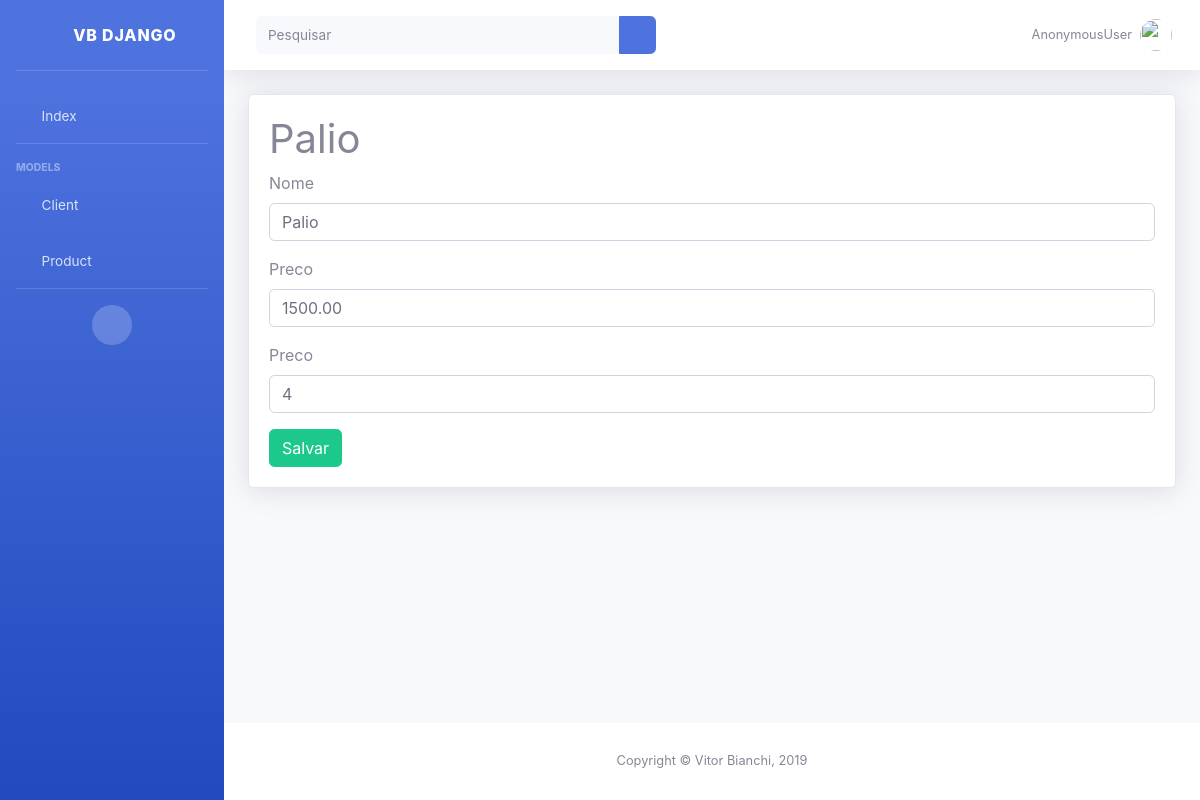
The app's page /product/3 with its own data.
### core/models.py (models this page shows)
class Product(models.Model):
    nome  = models.CharField('Nome', max_length=100)
    preco = models.DecimalField('Preço', decimal_places=2, max_digits=10)
    estoque = models.IntegerField('Quantidade em Estoque')
    def __str__(self):
        return self.nome

### core/views.py (the view)
# urls.py: path('product/<int:id>', product, name="product")
def product(request, id):
    query = get_object_or_404(Product, id=id)
    context = {
        'product': query
    }
    return render(request, 'product.html', context)

### core/templates/product.html (shortened to what this page needs)
{% load static %}
<!DOCTYPE html>
<html lang="pt-br">
<head>
    <link rel="stylesheet" href="{% static 'vendor/fontawesome-free/css/all.min.css' %}">
    <link rel="stylesheet" href="{% static 'css/style.css' %}">
</head>
<body id="page-top">
    <div id="wrapper">
        <ul class="navbar-nav bg-gradient-primary sidebar sidebar-dark accordion" id="accordionSidebar">
            <a class="sidebar-brand d-flex align-items-center justify-content-center" href="index.html">
                <div class="sidebar-brand-icon rotate-n-15">
                    <i class="fas fa-laugh-wink"></i>
                </div>
                <div class="sidebar-brand-text mx-3"> VB Django </div>
            </a>
            <hr class="sidebar-divider">
            <li class="nav-item">
                <a class="nav-link" href="{% url 'index' %}">
                    <i class="fas fa-fw fa-tachometer-alt"></i>
                    <span>Index</span>
                </a>
            </li>
            <hr class="sidebar-divider">
            <div class="sidebar-heading">
                Models
            </div>
            <li class="nav-item">
                <a class="nav-link" href="#">
                    <i class="fas fa-fw fa-cog"></i>
                    <span>Client</span>
                </a>
            </li>
            <li class="nav-item">
                <a class="nav-link" href="#">
                    <i class="fas fa-fw fa-wrench"></i>
                    <span>Product</span>
                </a>
            </li>
            <hr class="sidebar-divider d-none d-md-block">
            <div class="text-center d-none d-md-inline">
                <button class="rounded-circle border-0" id="sidebarToggle"></button>
            </div>
        </ul>
        <div id="content-wrapper" class="d-flex flex-column">
            <div id="content">
                <nav class="navbar navbar-expand navbar-light bg-white topbar mb-4 static-top shadow">
                    <form class="d-none d-sm-inline-block form-inline mr-auto ml-md-3 my-2 my-md-0 mw-100 navbar-search">
                        <div class="input-group">
                            <input type="text" class="form-control bg-light border-0 small" placeholder="Pesquisar" aria-label="Search" aria-describedby="basic-addon2">
                            <div class="input-group-append">
                                <button class="btn btn-primary" type="button">
                                    <i class="fas fa-search fa-sm"></i>
                                </button>
                            </div>
                        </div>
                    </form>
                    <ul class="navbar-nav ml-auto">
                        <li class="nav-item dropdown no-arrow">
                            <a class="nav-link" href="#" id="userDropdown" role="button" data-toggle="dropdown" aria-haspopup="true" aria-expanded="false">
                                <span class="mr-2 d-none d-lg-inline text-gray-600 small">{{ user }}</span>
                                <img class="img-profile rounded-circle" src="https://source.unsplash.com/QAB-WJcbgJk/60x60">
                            </a>
                        </li>
                    </ul>
                </nav>
                <div class="container-fluid">
                    <div class="card shadow mb-4">
                        <div class="card-body">
                            <h1>{{ product }}</h1>
                            <form>
                                <div class="form-group">
                                    <label for="nomeproduto">Nome</label>
                                    <input type="text" class="form-control" id="nomeproduto" value="{{ product }}" >
                                </div>
                                <div class="form-group">
                                    <label for="precoproduto">Preco</label>
                                    <input type="text" class="form-control" id="precoproduto" value="{{ product.preco }}">
                                </div>
                                <div class="form-group">
                                    <label for="precoproduto">Preco</label>
                                    <input type="text" class="form-control" id="precoproduto" value="{{ product.estoque }}">
                                </div>
                                <div class="row">
                                    <div class="col align-left">
                                        <button type="submit" class="btn btn-success">Salvar</button>
                                    </div>
                                </div>
                              </form>
                        </div>
                    </div>
                </div>
            </div>
            <footer class="sticky-footer bg-white">
                <div class="container my-auto">
                    <div class="copyright text-center my-auto">
                        <span>Copyright &copy; Vitor Bianchi, 2019</span>
                    </div>
                </div>
            </footer>
        </div>
    </div>
</body>
</html>

### records on screen
Product: nome "Palio", preco "1500.00", estoque "4"

### other values on screen
{{ user }} "AnonymousUser"
